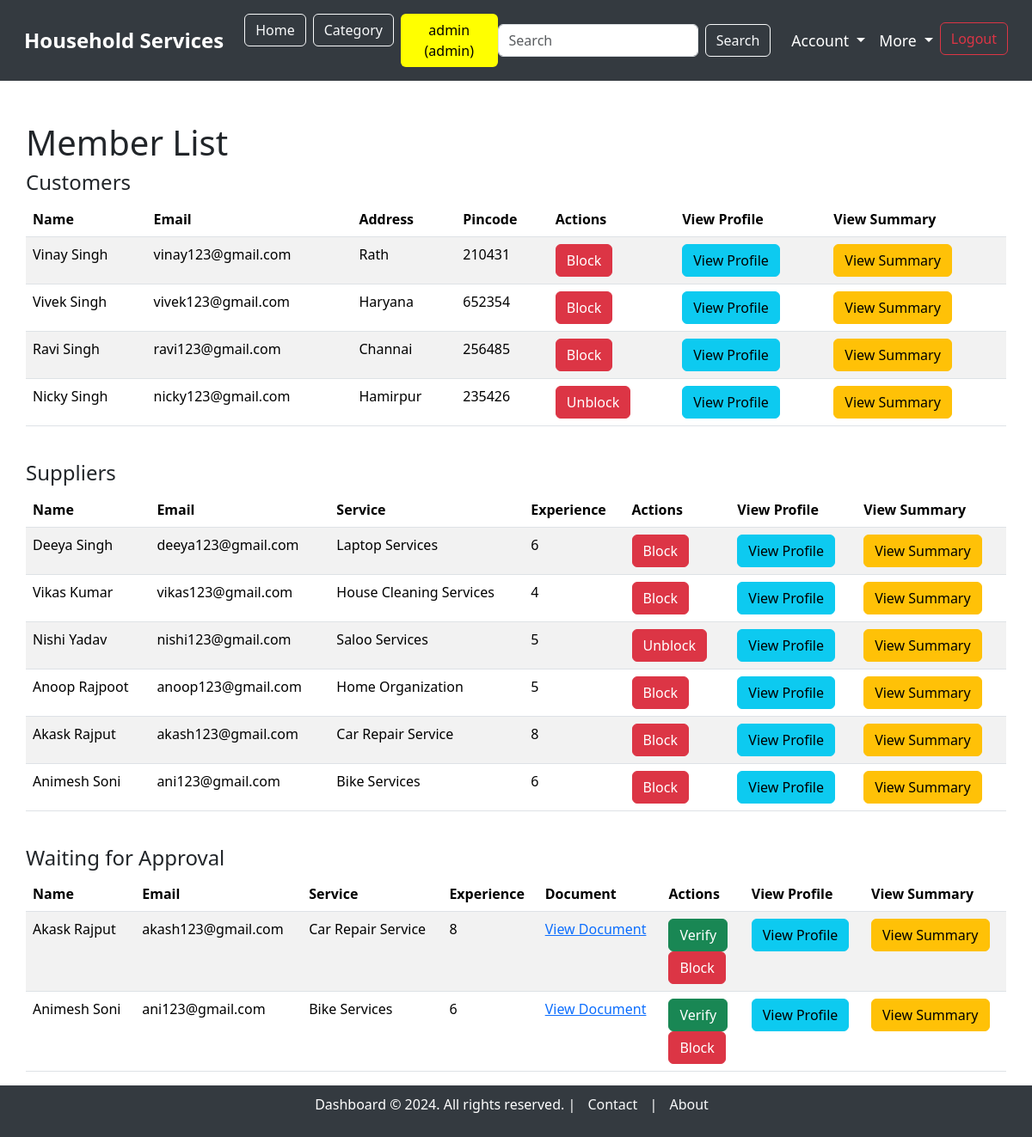
/admin/members (signed in), run on an earlier commit of the app's database.
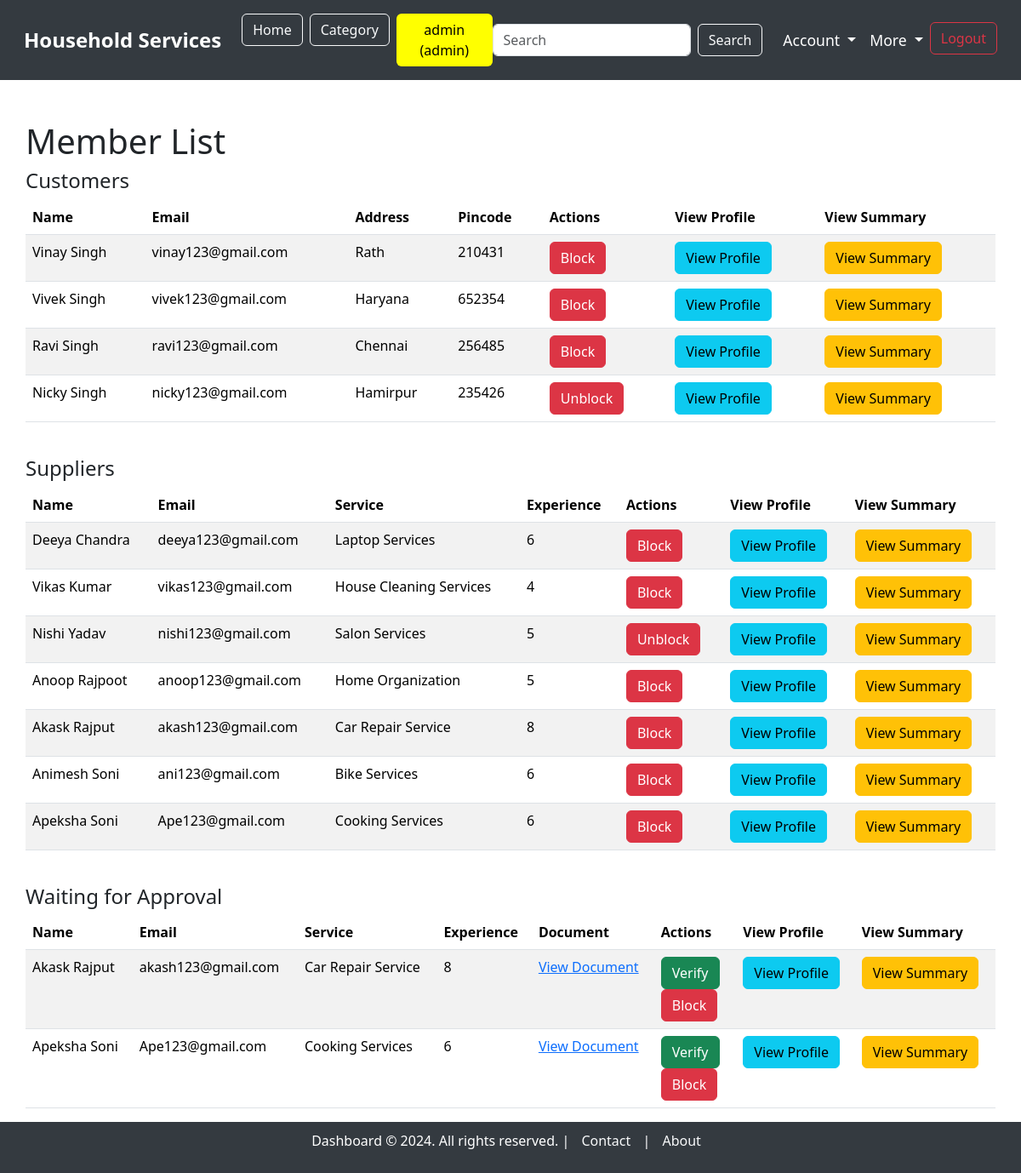
And on a later commit of the database.
### model.py (models this page shows, shortened)
class User(db.Model):
    __tablename__ = "users"
    user_id = db.Column(db.Integer, autoincrement=True, primary_key=True)
    full_name = db.Column(db.String, nullable=False)
    username = db.Column(db.String, unique=True, nullable=False)
    email = db.Column(db.String, unique=True, nullable=False)
    password = db.Column(db.String, nullable=False)
    address = db.Column(db.String, nullable=False)
    pincode = db.Column(db.String, nullable=False)
    role = db.Column(db.String, nullable=False)  # 'customer' or 'supplier'
    service_name = db.Column(db.String, nullable=True)  # Nullable for customers
    experience_years = db.Column(db.Integer, nullable=True)  # Nullable for customers
    document = db.Column(db.String, nullable=True)  # Nullable for customers
    is_verified = db.Column(db.Boolean, default=False)  # For supplier verification
    is_blocked = db.Column(db.Boolean, default=False)  # For blocking/unblocking users

### main.py (the view)
@app.route('/admin/members')
@login_required("admin")
def member_list():
    customers = User.query.filter_by(role='customer').all()
    suppliers = User.query.filter_by(role='supplier').all()
    waiting_approval = User.query.filter_by(role='supplier', is_verified=False).all()
    return render_template('admin/member_list.html', customers=customers, suppliers=suppliers, waiting_approval=waiting_approval)

### main.py (called while the page is built)
def login_required(roles):
    def wrapper(original):
        @wraps(original)
        def inner(*args, **kwargs):
            role_list = roles.split(', ')
            if session.get("username") and session.get("role") in role_list:
                return original(*args, **kwargs)
            else:
                flash(f"You need to login as one of the following roles: {', '.join(role_list)}", "warning")
                return redirect(url_for("login"))
        return inner
    return wrapper

### templates/admin/member_list.html (shortened to what the changed rows need)
{% extends 'base_dashboard.html' %}
{% block content %}
<div class="container mt-5">
    <h1>Member List</h1>
    <table class="table table-striped">
        <thead>
            <tr>
                <th>Name</th>
                <th>Email</th>
                <th>Address</th>
                <th>Pincode</th>
                <th>Actions</th>
                <th>View Profile</th>
                <th>View Summary</th>
            </tr>
        </thead>
        <tbody>
            {% for customer in customers %}
            <tr>
                <td>{{ customer.full_name }}</td>
                <td>{{ customer.email }}</td>
                <td>{{ customer.address }}</td>
                <td>{{ customer.pincode }}</td>
                <td>
                    <form action="{{ url_for('block_user', user_id=customer.user_id) }}" method="POST" style="margin-right: 5px;">
                        <button type="submit" class="btn btn-danger">{{ 'Unblock' if customer.is_blocked else 'Block' }}</button>
                    </form>
                </td>
                <td>
                    <a href="{{ url_for('profile', user_id=customer.user_id) }}" class="btn btn-info">View Profile</a>
                </td>
                <td>
                    <a href="{{ url_for('customer_summary', user_id=customer.user_id) }}" class="btn btn-warning">View Summary</a>
                </td>
            </tr>
            {% endfor %}
        </tbody>
    </table>
    <br>
    <table class="table table-striped">
        <thead>
            <tr>
                <th>Name</th>
                <th>Email</th>
                <th>Service</th>
                <th>Experience</th>
                <th>Actions</th>
                <th>View Profile</th>
                <th>View Summary</th>
            </tr>
        </thead>
        <tbody>
            {% for supplier in suppliers %}
            <tr>
                <td>{{ supplier.full_name }}</td>
                <td>{{ supplier.email }}</td>
                <td>{{ supplier.service_name }}</td>
                <td>{{ supplier.experience_years }}</td>
                <td>
                    <form action="{{ url_for('block_user', user_id=supplier.user_id) }}" method="POST" style="margin-right: 5px;">
                        <button type="submit" class="btn btn-danger">{{ 'Unblock' if supplier.is_blocked else 'Block' }}</button>
                    </form>
                </td>
                <td>
                    <a href="{{ url_for('profile', user_id=supplier.user_id) }}" class="btn btn-info">View Profile</a>
                </td>
                <td>
                    <a href="{{ url_for('supplier_summary', user_id=supplier.user_id) }}" class="btn btn-warning">View Summary</a>
                </td>
            </tr>
            {% endfor %}
        </tbody>
    </table>
    <br>
    <table class="table table-striped">
        <thead>
            <tr>
                <th>Name</th>
                <th>Email</th>
                <th>Service</th>
                <th>Experience</th>
                <th>Document</th>
                <th>Actions</th>
                <th>View Profile</th>
                <th>View Summary</th>
            </tr>
        </thead>
        <tbody>
            {% for supplier in waiting_approval %}
            <tr>
                <td>{{ supplier.full_name }}</td>
                <td>{{ supplier.email }}</td>
                <td>{{ supplier.service_name }}</td>
                <td>{{ supplier.experience_years }}</td>
                <td><a href="{{ url_for('static', filename='uploads/' + supplier.document) }}" target="_blank">View Document</a></td>
                <td>
                    <form action="{{ url_for('verify_supplier', user_id=supplier.user_id) }}" method="POST" style="margin-right: 5px;">
                        <button type="submit" class="btn btn-success">Verify</button>
                    </form>
                    <form action="{{ url_for('block_user', user_id=supplier.user_id) }}" method="POST" style="margin-right: 5px;">
                        <button type="submit" class="btn btn-danger">{{ 'Unblock' if supplier.is_blocked else 'Block' }}</button>
                    </form>
                </td>
                <td>
                    <a href="{{ url_for('profile', user_id=supplier.user_id) }}" class="btn btn-info">View Profile</a>
                </td>
                <td>
                    <a href="{{ url_for('supplier_summary', user_id=supplier.user_id) }}" class="btn btn-warning">View Summary</a>
                </td>
            </tr>
            {% endfor %}
        </tbody>
    </table>
</div>
{% endblock %}

What changed in the data, as far as the page shows it:
no longer on one of the page's lists (row edited): User: full_name "Animesh Soni", email "ani123@gmail.com", service_name "Bike Services", experience_years "6", is_blocked "Block"
changed User "Ravi Singh": address "Channai" → "Chennai"
changed User "deeya123@gmail.com": full_name "Deeya Singh" → "Deeya Chandra"
changed User "Nishi Yadav": service_name "Saloo Services" → "Salon Services"
added User: full_name "Apeksha Soni", email "Ape123@gmail.com", service_name "Cooking Services", experience_years "6", is_blocked "Block"
